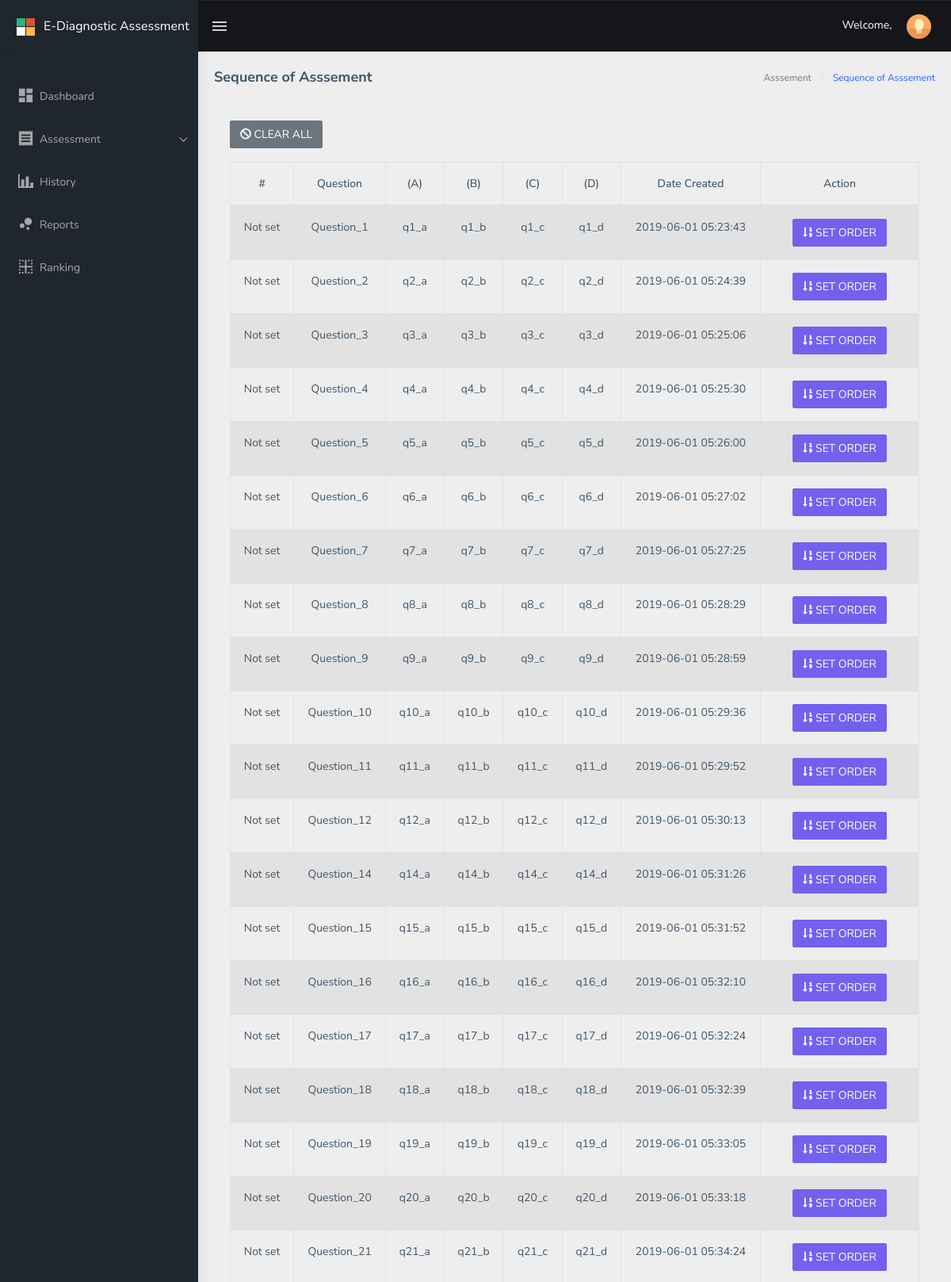
The page /tmp/x.php (upper part) on the database its author committed.
### tables this page shows
CREATE TABLE `drxassessment_assessment` (
  `drxassessment_id` int(11) NOT NULL,
  `drxassessment_question1` text NOT NULL,
  `drxassessment_domain` text NOT NULL,
  `drxassessment_q1_answer_1` text NOT NULL,
  `drxassessment_q1_answer_2` text NOT NULL,
  `drxassessment_q1_answer_3` text NOT NULL,
  `drxassessment_q1_answer_4` text NOT NULL,
  `drxassessment_order` int(11) NOT NULL,
  `drxassessment_order_value` text NOT NULL,
  `drxassessment_status` int(1) NOT NULL,
  `drxassessment_created_at` datetime NOT NULL,
  `drxassessment_updated_at` datetime NOT NULL
);

### tmp/x.php (the view, shortened to what this page needs)
<?php
include("../../../../config/common/asdasf9z09x0c90zx90123.php");
if (!empty($_SESSION['drxassessmentname'])) {
    $drxassessmentname = $_SESSION['drxassessmentname'];
} else {
    $drxassessmentname = "";
}
?>
<!DOCTYPE html>
<html dir="ltr" lang="en">
<head>
    <link href="../../../assets/libs/flot/css/float-chart.css" rel="stylesheet">
    <link href="../../../dist/css/style.min.css" rel="stylesheet">
    <link href="../../../assets/libs/datatables.net-bs4/css/dataTables.bootstrap4.css" rel="stylesheet">
</head>
<body>
    <div id="main-wrapper">
        <header class="topbar" data-navbarbg="skin5">
            <nav class="navbar top-navbar navbar-expand-md navbar-dark">
                <div class="navbar-header" data-logobg="skin5">
                    <a class="navbar-brand" href="../../../main/teacher">
                        <b class="logo-icon p-l-10">
                            <img src="../../../assets/images/logo-icon.png" alt="homepage" class="light-logo" />
                        </b>
                        <span class="logo-text">
                             <span style="font-size: 16px;">E-Diagnostic Assessment</span>
                        </span>
                    </a>
                </div>
                <div class="navbar-collapse collapse" id="navbarSupportedContent" data-navbarbg="skin5">
                    <ul class="navbar-nav float-left mr-auto">
                        <li class="nav-item d-none d-md-block"><a class="nav-link sidebartoggler waves-effect waves-light" href="javascript:void(0)" data-sidebartype="mini-sidebar"><i class="mdi mdi-menu font-24"></i></a></li>
                    </ul>
                    <ul class="navbar-nav float-right">
                        <li class="nav-item dropdown">
                          <span style="color: #fff;">Welcome, <?php echo $drxassessmentname; ?></span>
                            <a class="nav-link dropdown-toggle text-muted waves-effect waves-dark pro-pic" href="" data-toggle="dropdown" aria-haspopup="true" aria-expanded="false"><img src="../../../assets/images/users/1.jpg" alt="user" class="rounded-circle" width="31"></a>
                        </li>
                    </ul>
                </div>
            </nav>
        </header>
        <aside class="left-sidebar" data-sidebarbg="skin5">
            <div class="scroll-sidebar">
                <nav class="sidebar-nav">
                    <ul id="sidebarnav" class="p-t-30">
                        <li class="sidebar-item"> <a class=" sidebar-link waves-effect waves-dark sidebar-link" href="../../../main/teacher/" aria-expanded="false"><i class="mdi mdi-view-dashboard"></i><span class="hide-menu">Dashboard</span></a></li>
                        <li class="active sidebar-item"> <a class="sidebar-link has-arrow waves-effect waves-dark" href="javascript:void(0)" aria-expanded="false"><i class="mdi mdi-receipt"></i><span class="hide-menu">Assessment </span></a>
                        </li>
                        <li class="sidebar-item"> <a class="sidebar-link waves-effect waves-dark sidebar-link" href="#" aria-expanded="false"><i class="mdi mdi-chart-bar"></i><span class="hide-menu">History</span></a></li>
                        <li class="sidebar-item"> <a class="sidebar-link waves-effect waves-dark sidebar-link" href="#" aria-expanded="false"><i class="mdi mdi-chart-bubble"></i><span class="hide-menu">Reports</span></a></li>
                        <li class="sidebar-item"> <a class="sidebar-link waves-effect waves-dark sidebar-link" href="#" aria-expanded="false"><i class="mdi mdi-border-inside"></i><span class="hide-menu">Ranking</span></a></li>
                    </ul>
                </nav>
            </div>
        </aside>
        <div class="page-wrapper">
             <div class="page-breadcrumb">
                <div class="row">
                    <div class="col-12 d-flex no-block align-items-center">
                        <h4 class="page-title">Sequence of Asssement</h4>
                        <div class="ml-auto text-right">
                            <nav aria-label="breadcrumb">
                                <ol class="breadcrumb">
                                    <li class="breadcrumb-item active" aria-current="page">Asssement</li>
                                    <li class="breadcrumb-item active" aria-current="page"><a href="../sequence/">Sequence of Asssement</a></li>
                                </ol>
                            </nav>
                        </div>
                    </div>
                </div>
            </div>
            <div class="container-fluid">
							<div class="card-body">
                <button type="submit" data-toggle="modal" data-target="#clearAssessmentModal" onclick="clearAllOrder();" name="drx_submit_btn" class="btn btn-secondary btn-mg" style="margin-bottom: 2%;"><i class="fas fa-ban"></i> CLEAR ALL</button>
									<div class="table-responsive">
											<table id="zero_config" class="table table-striped table-bordered">
													<thead>
															<tr>
																	<th class="text-center">#</th>
																	<th class="text-center">Question</th>
																	<th class="text-center">(A)</th>
																	<th class="text-center">(B)</th>
																	<th class="text-center">(C)</th>
																	<th class="text-center">(D)</th>
																	<th class="text-center">Date Created</th>
																	<th class="text-center">Action</th>
															</tr>
													</thead>
													<tbody>
														<?php
	                          $connection->setAttribute(PDO::ATTR_ERRMODE, PDO::ERRMODE_EXCEPTION);
	                          $result = $connection->prepare("SELECT * FROM drxassessment_assessment ORDER BY drxassessment_order ASC");
	                          $result->execute();
	                              while ($row = $result->fetch(PDO::FETCH_ASSOC)) {
	                                     $drxassessment_id = $row['drxassessment_id'];
	                                     $drxassessment_question1 = $row['drxassessment_question1'];
																			 $drxassessment_q1_answer_1 = $row['drxassessment_q1_answer_1'];
	                                     $drxassessment_q1_answer_2 = $row['drxassessment_q1_answer_2'];
	                                     $drxassessment_q1_answer_3 = $row['drxassessment_q1_answer_3'];
	                                     $drxassessment_q1_answer_4 = $row['drxassessment_q1_answer_4'];
	                                     $drxassessment_created_at = $row['drxassessment_created_at'];
                                       $drxassessmentordervalue = $row['drxassessment_order_value'];
	                                     $drxassessmentstatus = $row['drxassessment_status'];
	                          ?>
															<tr>
																<td class="text-center">
                                  <?php
                                    if(empty($drxassessmentordervalue)) {
                                        echo "Not set";
                                    } else {
                                        echo $drxassessmentordervalue;
                                    }
                                  ?>
                                </td>
																<td class="text-center"><?php echo $drxassessment_question1; ?></td>
																<td class="text-center"><?php echo $drxassessment_q1_answer_1; ?></td>
																<td class="text-center"><?php echo $drxassessment_q1_answer_2; ?></td>
																<td class="text-center"><?php echo $drxassessment_q1_answer_3; ?></td>
																<td class="text-center"><?php echo $drxassessment_q1_answer_4; ?></td>
																<td class="text-center"><?php echo $drxassessment_created_at; ?></td>
																<td class="text-center" style="width: 200px;">
                                <?php if ($drxassessmentstatus === '0') { ?>
                                  <button type="button" data-toggle="modal" data-target="#assessmentModal" class="btn btn-primary btn-mg"
                                  onclick="setAssessmentOrder('<?php echo $drxassessment_id ; ?>',
                                                              '<?php echo $drxassessment_question1 ; ?>',
                                                              '<?php echo $drxassessment_q1_answer_1 ; ?>',
                                                              '<?php echo $drxassessment_q1_answer_2 ; ?>',
                                                              '<?php echo $drxassessment_q1_answer_3 ; ?>',
                                                              '<?php echo $drxassessment_q1_answer_4 ; ?>');">
                                  <i class="fas fa-sort-numeric-down"></i> SET ORDER
                                  </button>
                                <?php } else if ($drxassessmentstatus === '1') { ?>
                                  <button type="button" class="btn btn-warning btn-mg" disabled>
                                  <i class="fas fa-sort-numeric-down"></i> ASSIGNED
                                  </button>
                                <?php } ?>
																</td>
															</tr>
														<?php } ?>
													</tbody>
											</table>
				</div>
      </div>
    </div>
    </div>
</body>
</html>

### rows shown on the page
drxassessment_assessment: drxassessment_question1 "Question_1", drxassessment_q1_answer_1 "q1_a", drxassessment_q1_answer_2 "q1_b", drxassessment_q1_answer_3 "q1_c", drxassessment_q1_answer_4 "q1_d", drxassessment_created_at "2019-06-01 05:23:43"
drxassessment_assessment: drxassessment_question1 "Question_2", drxassessment_q1_answer_1 "q2_a", drxassessment_q1_answer_2 "q2_b", drxassessment_q1_answer_3 "q2_c", drxassessment_q1_answer_4 "q2_d", drxassessment_created_at "2019-06-01 05:24:39"
drxassessment_assessment: drxassessment_question1 "Question_3", drxassessment_q1_answer_1 "q3_a", drxassessment_q1_answer_2 "q3_b", drxassessment_q1_answer_3 "q3_c", drxassessment_q1_answer_4 "q3_d", drxassessment_created_at "2019-06-01 05:25:06"
drxassessment_assessment: drxassessment_question1 "Question_4", drxassessment_q1_answer_1 "q4_a", drxassessment_q1_answer_2 "q4_b", drxassessment_q1_answer_3 "q4_c", drxassessment_q1_answer_4 "q4_d", drxassessment_created_at "2019-06-01 05:25:30"
drxassessment_assessment: drxassessment_question1 "Question_5", drxassessment_q1_answer_1 "q5_a", drxassessment_q1_answer_2 "q5_b", drxassessment_q1_answer_3 "q5_c", drxassessment_q1_answer_4 "q5_d", drxassessment_created_at "2019-06-01 05:26:00"
drxassessment_assessment: drxassessment_question1 "Question_6", drxassessment_q1_answer_1 "q6_a", drxassessment_q1_answer_2 "q6_b", drxassessment_q1_answer_3 "q6_c", drxassessment_q1_answer_4 "q6_d", drxassessment_created_at "2019-06-01 05:27:02"
drxassessment_assessment: drxassessment_question1 "Question_7", drxassessment_q1_answer_1 "q7_a", drxassessment_q1_answer_2 "q7_b", drxassessment_q1_answer_3 "q7_c", drxassessment_q1_answer_4 "q7_d", drxassessment_created_at "2019-06-01 05:27:25"
drxassessment_assessment: drxassessment_question1 "Question_8", drxassessment_q1_answer_1 "q8_a", drxassessment_q1_answer_2 "q8_b", drxassessment_q1_answer_3 "q8_c", drxassessment_q1_answer_4 "q8_d", drxassessment_created_at "2019-06-01 05:28:29"
drxassessment_assessment: drxassessment_question1 "Question_9", drxassessment_q1_answer_1 "q9_a", drxassessment_q1_answer_2 "q9_b", drxassessment_q1_answer_3 "q9_c", drxassessment_q1_answer_4 "q9_d", drxassessment_created_at "2019-06-01 05:28:59"
drxassessment_assessment: drxassessment_question1 "Question_10", drxassessment_q1_answer_1 "q10_a", drxassessment_q1_answer_2 "q10_b", drxassessment_q1_answer_3 "q10_c", drxassessment_q1_answer_4 "q10_d", drxassessment_created_at "2019-06-01 05:29:36"
drxassessment_assessment: drxassessment_question1 "Question_11", drxassessment_q1_answer_1 "q11_a", drxassessment_q1_answer_2 "q11_b", drxassessment_q1_answer_3 "q11_c", drxassessment_q1_answer_4 "q11_d", drxassessment_created_at "2019-06-01 05:29:52"
drxassessment_assessment: drxassessment_question1 "Question_12", drxassessment_q1_answer_1 "q12_a", drxassessment_q1_answer_2 "q12_b", drxassessment_q1_answer_3 "q12_c", drxassessment_q1_answer_4 "q12_d", drxassessment_created_at "2019-06-01 05:30:13"
drxassessment_assessment: drxassessment_question1 "Question_14", drxassessment_q1_answer_1 "q14_a", drxassessment_q1_answer_2 "q14_b", drxassessment_q1_answer_3 "q14_c", drxassessment_q1_answer_4 "q14_d", drxassessment_created_at "2019-06-01 05:31:26"
drxassessment_assessment: drxassessment_question1 "Question_15", drxassessment_q1_answer_1 "q15_a", drxassessment_q1_answer_2 "q15_b", drxassessment_q1_answer_3 "q15_c", drxassessment_q1_answer_4 "q15_d", drxassessment_created_at "2019-06-01 05:31:52"
drxassessment_assessment: drxassessment_question1 "Question_16", drxassessment_q1_answer_1 "q16_a", drxassessment_q1_answer_2 "q16_b", drxassessment_q1_answer_3 "q16_c", drxassessment_q1_answer_4 "q16_d", drxassessment_created_at "2019-06-01 05:32:10"
drxassessment_assessment: drxassessment_question1 "Question_17", drxassessment_q1_answer_1 "q17_a", drxassessment_q1_answer_2 "q17_b", drxassessment_q1_answer_3 "q17_c", drxassessment_q1_answer_4 "q17_d", drxassessment_created_at "2019-06-01 05:32:24"
drxassessment_assessment: drxassessment_question1 "Question_18", drxassessment_q1_answer_1 "q18_a", drxassessment_q1_answer_2 "q18_b", drxassessment_q1_answer_3 "q18_c", drxassessment_q1_answer_4 "q18_d", drxassessment_created_at "2019-06-01 05:32:39"
drxassessment_assessment: drxassessment_question1 "Question_19", drxassessment_q1_answer_1 "q19_a", drxassessment_q1_answer_2 "q19_b", drxassessment_q1_answer_3 "q19_c", drxassessment_q1_answer_4 "q19_d", drxassessment_created_at "2019-06-01 05:33:05"
drxassessment_assessment: drxassessment_question1 "Question_20", drxassessment_q1_answer_1 "q20_a", drxassessment_q1_answer_2 "q20_b", drxassessment_q1_answer_3 "q20_c", drxassessment_q1_answer_4 "q20_d", drxassessment_created_at "2019-06-01 05:33:18"
drxassessment_assessment: drxassessment_question1 "Question_21", drxassessment_q1_answer_1 "q21_a", drxassessment_q1_answer_2 "q21_b", drxassessment_q1_answer_3 "q21_c", drxassessment_q1_answer_4 "q21_d", drxassessment_created_at "2019-06-01 05:34:24"
